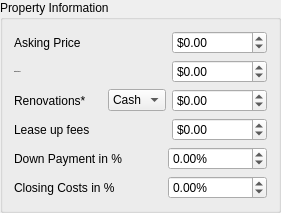
            <widget class="QGroupBox" name="groupBox_propertyInformation">
             <property name="styleSheet">
              <string notr="true"/>
             </property>
             <property name="title">
              <string>Property Information</string>
             </property>
             <layout class="QGridLayout" name="gridLayout">
              <item row="0" column="0">
               <layout class="QHBoxLayout" name="horizontalLayout_2">
                <item>
                 <widget class="QLabel" name="label_2">
                  <property name="sizePolicy">
                   <sizepolicy hsizetype="MinimumExpanding" vsizetype="Preferred">
                    <horstretch>0</horstretch>
                    <verstretch>0</verstretch>
                   </sizepolicy>
                  </property>
                  <property name="text">
                   <string>Asking Price</string>
                  </property>
                 </widget>
                </item>
                <item>
                 <spacer name="horizontalSpacer">
                  <property name="orientation">
                   <enum>Qt::Orientation::Horizontal</enum>
                  </property>
                  <property name="sizeHint" stdset="0">
                   <size>
                    <width>40</width>
                    <height>20</height>
                   </size>
                  </property>
                 </spacer>
                </item>
                <item>
                 <widget class="QDoubleSpinBox" name="doubleSpinBox_askingPrice">
                  <property name="prefix">
                   <string>$</string>
                  </property>
                  <property name="decimals">
                   <number>2</number>
                  </property>
                  <property name="minimum">
                   <double>-100000000.000000000000000</double>
                  </property>
                  <property name="maximum">
                   <double>9999999999.989999771118164</double>
                  </property>
                 </widget>
                </item>
               </layout>
              </item>
              <item row="1" column="0">
               <layout class="QHBoxLayout" name="horizontalLayout_3">
                <item>
                 <widget class="QLabel" name="label_3">
                  <property name="sizePolicy">
                   <sizepolicy hsizetype="MinimumExpanding" vsizetype="Preferred">
                    <horstretch>0</horstretch>
                    <verstretch>0</verstretch>
                   </sizepolicy>
                  </property>
                  <property name="font">
                   <font>
                    <pointsize>-1</pointsize>
                    <bold>true</bold>
                   </font>
                  </property>
                  <property name="text">
                   <string>Contract Price </string>
                  </property>
                 </widget>
                </item>
                <item>
                 <spacer name="horizontalSpacer_2">
                  <property name="orientation">
                   <enum>Qt::Orientation::Horizontal</enum>
                  </property>
                  <property name="sizeHint" stdset="0">
                   <size>
                    <width>40</width>
                    <height>20</height>
                   </size>
                  </property>
                 </spacer>
                </item>
                <item>
                 <widget class="QDoubleSpinBox" name="doubleSpinBox_contractPrice">
                  <property name="prefix">
                   <string>$</string>
                  </property>
                  <property name="minimum">
                   <double>-100000000.000000000000000</double>
                  </property>
                  <property name="maximum">
                   <double>9999999999.989999771118164</double>
                  </property>
                 </widget>
                </item>
               </layout>
              </item>
              <item row="2" column="0">
               <layout class="QHBoxLayout" name="horizontalLayout_4">
                <item>
                 <widget class="QLabel" name="label_4">
                  <property name="sizePolicy">
                   <sizepolicy hsizetype="MinimumExpanding" vsizetype="Preferred">
                    <horstretch>0</horstretch>
                    <verstretch>0</verstretch>
                   </sizepolicy>
                  </property>
                  <property name="text">
                   <string>Renovations*</string>
                  </property>
                 </widget>
                </item>
                <item>
                 <widget class="QComboBox" name="comboBox_renovations">
                  <item>
                   <property name="text">
                    <string>Cash</string>
                   </property>
                  </item>
                  <item>
                   <property name="text">
                    <string>Loan</string>
                   </property>
                  </item>
                 </widget>
                </item>
                <item>
                 <widget class="QDoubleSpinBox" name="doubleSpinBox_renovations">
                  <property name="prefix">
                   <string>$</string>
                  </property>
                  <property name="minimum">
                   <double>-100000000.000000000000000</double>
                  </property>
                  <property name="maximum">
                   <double>9999999999.989999771118164</double>
                  </property>
                 </widget>
                </item>
               </layout>
              </item>
              <item row="3" column="0">
               <layout class="QHBoxLayout" name="horizontalLayout_5">
                <item>
                 <widget class="QLabel" name="label_5">
                  <property name="sizePolicy">
                   <sizepolicy hsizetype="MinimumExpanding" vsizetype="Preferred">
                    <horstretch>0</horstretch>
                    <verstretch>0</verstretch>
                   </sizepolicy>
                  </property>
                  <property name="text">
                   <string>Lease up fees</string>
                  </property>
                 </widget>
                </item>
                <item>
                 <spacer name="horizontalSpacer_3">
                  <property name="orientation">
                   <enum>Qt::Orientation::Horizontal</enum>
                  </property>
                  <property name="sizeHint" stdset="0">
                   <size>
                    <width>40</width>
                    <height>20</height>
                   </size>
                  </property>
                 </spacer>
                </item>
                <item>
                 <widget class="QDoubleSpinBox" name="doubleSpinBox_leaseupfees">
                  <property name="prefix">
                   <string>$</string>
                  </property>
                  <property name="minimum">
                   <double>-100000000.000000000000000</double>
                  </property>
                  <property name="maximum">
                   <double>9999999999.989999771118164</double>
                  </property>
                 </widget>
                </item>
               </layout>
              </item>
              <item row="4" column="0">
               <layout class="QHBoxLayout" name="horizontalLayout_6">
                <item>
                 <widget class="QLabel" name="label_6">
                  <property name="sizePolicy">
                   <sizepolicy hsizetype="MinimumExpanding" vsizetype="Preferred">
                    <horstretch>0</horstretch>
                    <verstretch>0</verstretch>
                   </sizepolicy>
                  </property>
                  <property name="text">
                   <string>Down Payment in %</string>
                  </property>
                 </widget>
                </item>
                <item>
                 <spacer name="horizontalSpacer_4">
                  <property name="orientation">
                   <enum>Qt::Orientation::Horizontal</enum>
                  </property>
                  <property name="sizeHint" stdset="0">
                   <size>
                    <width>40</width>
                    <height>20</height>
                   </size>
                  </property>
                 </spacer>
                </item>
                <item>
                 <widget class="QDoubleSpinBox" name="doubleSpinBox_downpaymentInper">
                  <property name="prefix">
                   <string/>
                  </property>
                  <property name="suffix">
                   <string>%</string>
                  </property>
                  <property name="minimum">
                   <double>-100000000.000000000000000</double>
                  </property>
                  <property name="maximum">
                   <double>9999999999.989999771118164</double>
                  </property>
                 </widget>
                </item>
               </layout>
              </item>
              <item row="5" column="0">
               <layout class="QHBoxLayout" name="horizontalLayout_7">
                <item>
                 <widget class="QLabel" name="label_7">
                  <property name="sizePolicy">
                   <sizepolicy hsizetype="MinimumExpanding" vsizetype="Preferred">
                    <horstretch>0</horstretch>
                    <verstretch>0</verstretch>
                   </sizepolicy>
                  </property>
                  <property name="text">
                   <string>Closing Costs in %</string>
                  </property>
                 </widget>
                </item>
                <item>
                 <spacer name="horizontalSpacer_5">
                  <property name="orientation">
                   <enum>Qt::Orientation::Horizontal</enum>
                  </property>
                  <property name="sizeHint" stdset="0">
                   <size>
                    <width>40</width>
                    <height>20</height>
                   </size>
                  </property>
                 </spacer>
                </item>
                <item>
                 <widget class="QDoubleSpinBox" name="doubleSpinBox_closingcostsInper">
                  <property name="prefix">
                   <string/>
                  </property>
                  <property name="suffix">
                   <string>%</string>
                  </property>
                  <property name="minimum">
                   <double>-100000000.000000000000000</double>
                  </property>
                  <property name="maximum">
                   <double>9999999999.989999771118164</double>
                  </property>
                 </widget>
                </item>
               </layout>
              </item>
             </layout>
            </widget>
